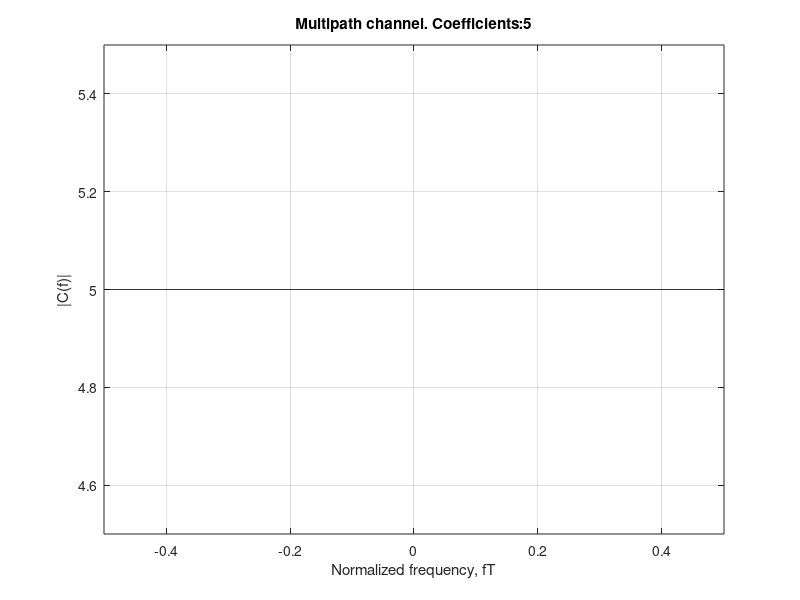

Here is the MATLAB script that generated this plot:
% File: frequency_response_multipath.m
% Plot frequency response amplitude of a symbol-spaced multipath channel 
% EE161. Spring 2022. 
% San Jose State University
clear
c = input('Enter the channel coefficients: ');

f = -0.501:0.001:0.501;
C = zeros(1,length(c));
for n=1:length(f)
    C(n) = 0;
    for m=1:length(c)
        C(n) = C(n) + c(m)*exp(-01i*2*pi*f(n)*(m-1));
    end
end
% Plot channel frequency response normalized with respect to 1/T
plot(f,abs(C),'-k'), xlabel('Normalized frequency, fT'), grid on
axis tight, ylabel('|C(f)|')
title(strcat('Multipath channel. Coefficients: ',num2str(c)))